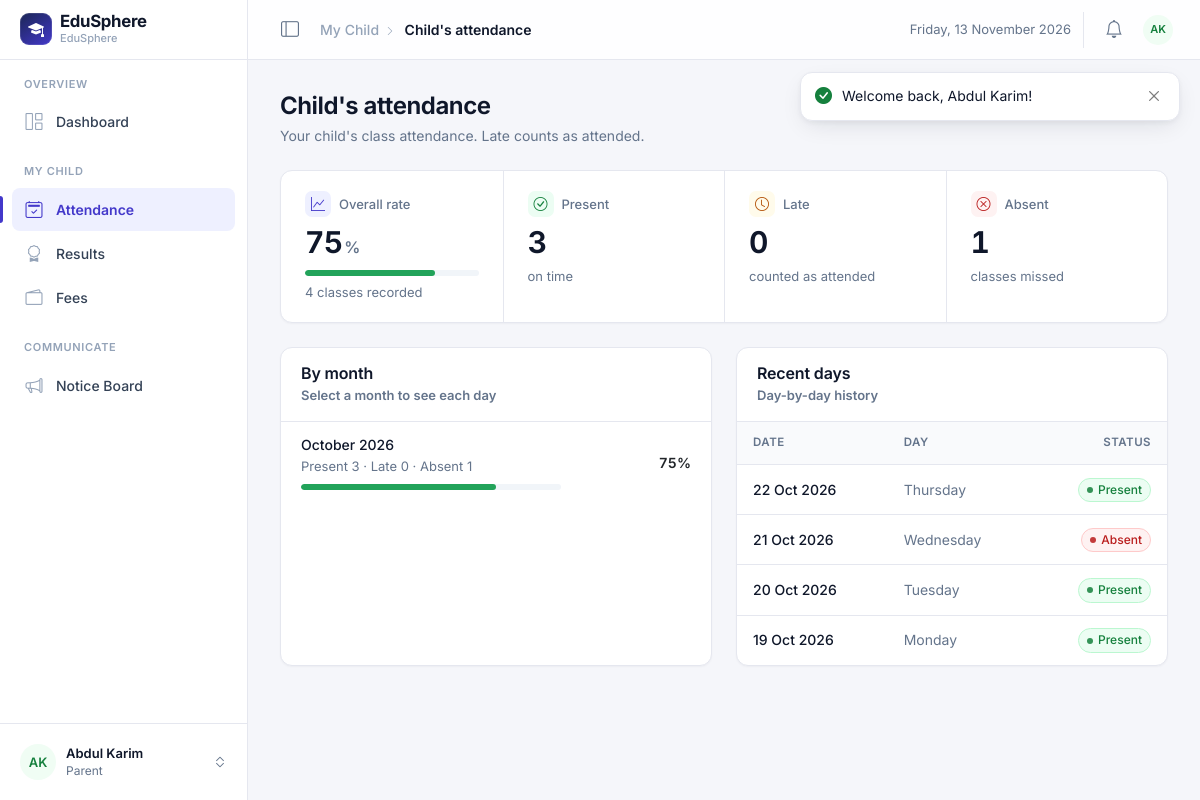
Page /attendance/my.php (signed in) on the committed database.
### tables this page shows
CREATE TABLE attendance (
    id         INT AUTO_INCREMENT PRIMARY KEY,
    student_id INT NOT NULL,
    batch_id   INT NOT NULL,
    att_date   DATE NOT NULL,
    status     ENUM('Present','Absent','Late') NOT NULL,
    marked_by  INT NULL,                                 
    UNIQUE KEY uq_att (student_id, att_date),
    FOREIGN KEY (student_id) REFERENCES students(id) ON DELETE CASCADE,
    FOREIGN KEY (batch_id)   REFERENCES batches(id)  ON DELETE CASCADE,
    FOREIGN KEY (marked_by)  REFERENCES users(id)    ON DELETE SET NULL
);

### attendance/my.php (the view, shortened to what this page needs)
<?php
require_once __DIR__ . '/../includes/functions.php';
$sid = my_student_id();
$month = $_GET['month'] ?? '';
$overall = attendance_summary($sid);
$st = $pdo->prepare(
    "SELECT SUBSTR(att_date, 1, 7) AS ym,
            SUM(status = 'Present') AS present, SUM(status = 'Late') AS late,
            SUM(status = 'Absent') AS absent, COUNT(*) AS total
       FROM attendance WHERE student_id = ? GROUP BY ym ORDER BY ym DESC"
);
$st->execute([$sid]);
$monthly = $st->fetchAll();
$sql = 'SELECT att_date, status FROM attendance WHERE student_id = ?';
$params = [$sid];
$st = $pdo->prepare($sql . ' ORDER BY att_date DESC LIMIT 100');
$st->execute($params);
$history = $st->fetchAll();
require __DIR__ . '/../includes/header.php';
$att_cls = $overall['percent'] >= 75 ? 'is-success' : ($overall['percent'] >= 50 ? 'is-warning' : 'is-danger');
?>
<?php page_head($page_title, role() === 'parent' ? 'Your child\'s class attendance. Late counts as attended.' : 'Your class attendance. Late counts as attended.'); ?>
<section class="kpi-strip" aria-label="Attendance summary">
    <div class="kpi">
        <div class="kpi-label"><span class="kpi-icon is-primary"><i class="bi bi-graph-up"></i></span> Overall rate</div>
        <div class="kpi-value"><?= $overall['total'] ? $overall['percent'] . '<span class="unit">%</span>' : '—' ?></div>
        <?php if ($overall['total']): ?><div class="meter <?= $att_cls ?>"><span style="width:<?= min(100, $overall['percent']) ?>%"></span></div><?php endif; ?>
        <div class="kpi-meta"><?= $overall['total'] ?> classes recorded</div>
    </div>
    <div class="kpi">
        <div class="kpi-label"><span class="kpi-icon is-success"><i class="bi bi-check-circle"></i></span> Present</div>
        <div class="kpi-value"><?= $overall['present'] ?></div>
        <div class="kpi-meta">on time</div>
    </div>
    <div class="kpi">
        <div class="kpi-label"><span class="kpi-icon is-warning"><i class="bi bi-clock"></i></span> Late</div>
        <div class="kpi-value"><?= $overall['late'] ?></div>
        <div class="kpi-meta">counted as attended</div>
    </div>
    <div class="kpi">
        <div class="kpi-label"><span class="kpi-icon is-danger"><i class="bi bi-x-circle"></i></span> Absent</div>
        <div class="kpi-value"><?= $overall['absent'] ?></div>
        <div class="kpi-meta">classes missed</div>
    </div>
</section>
<div class="row g-4">
    <div class="col-lg-6">
        <div class="card h-100">
            <div class="card-header"><div><h2 class="section-title">By month</h2><p class="section-sub">Select a month to see each day</p></div></div>
            <?php if ($monthly): ?>
                <div class="list-rows">
                    <?php foreach ($monthly as $m): $pct = round(($m['present'] + $m['late']) / $m['total'] * 100, 1); ?>
                        <a class="list-row <?= $month === $m['ym'] ? 'bg-body-tertiary' : '' ?>" href="?month=<?= e($m['ym']) ?>">
                            <div class="list-row-main">
                                <div class="list-row-title"><?= date('F Y', strtotime($m['ym'] . '-01')) ?></div>
                                <div class="list-row-sub">Present <?= (int)$m['present'] ?> · Late <?= (int)$m['late'] ?> · Absent <?= (int)$m['absent'] ?></div>
                                <div class="meter mt-2 <?= $pct >= 75 ? 'is-success' : ($pct >= 50 ? 'is-warning' : 'is-danger') ?>" style="max-width:260px"><span style="width:<?= $pct ?>%"></span></div>
                            </div>
                            <div class="list-row-end fw-semibold text-dark tabular"><?= $pct ?>%</div>
                        </a>
                    <?php endforeach; ?>
                </div>
            <?php else: ?>
                <?= empty_state('calendar2', 'No attendance recorded yet', 'Records appear after the first class.') ?>
            <?php endif; ?>
        </div>
    </div>
    <div class="col-lg-6">
        <div class="card h-100">
            <div class="card-header">
                <div><h2 class="section-title"><?= $month ? date('F Y', strtotime($month . '-01')) : 'Recent days' ?></h2><p class="section-sub">Day-by-day history</p></div>
            </div>
            <div class="table-responsive">
                <table class="table">
                    <thead><tr><th>Date</th><th>Day</th><th class="text-end">Status</th></tr></thead>
                    <tbody>
                    <?php foreach ($history as $h): ?>
                        <tr><td class="cell-main"><?= fmt_date($h['att_date']) ?></td><td class="text-muted"><?= date('l', strtotime($h['att_date'])) ?></td><td class="text-end"><?= status_badge($h['status']) ?></td></tr>
                    <?php endforeach; ?>
                    </tbody>
                </table>
            </div>
        </div>
    </div>
</div>
<?php require __DIR__ . '/../includes/footer.php'; ?>

### includes/functions.php (shortened to what this page needs)
<?php
require_once __DIR__ . '/db.php';
function e($value): string
{
    return htmlspecialchars((string)($value ?? ''), ENT_QUOTES, 'UTF-8');
}
function show_flash(): void
{
    $icons = ['success' => 'check-circle-fill', 'danger' => 'exclamation-octagon-fill',
              'warning' => 'exclamation-triangle-fill', 'info' => 'info-circle-fill'];
    echo '<div class="toast-stack" aria-live="polite">';
    foreach ($_SESSION['flash'] as $f) {
        $type = isset($icons[$f['type']]) ? $f['type'] : 'info';
        echo '<div class="es-toast is-' . $type . '" role="' . ($type === 'danger' ? 'alert' : 'status') . '" data-autohide="'
            . (in_array($type, ['success', 'info'], true) ? '1' : '0') . '">'
            . '<i class="bi bi-' . $icons[$type] . '"></i>'
            . '<div class="es-toast-msg">' . e($f['msg']) . '</div>'
            . '<button type="button" class="btn-close" aria-label="Close"></button></div>';
    }
    echo '</div>';
}
function page_head(string $title, string $sub = '', string $actions = '', ?array $back = null): void
{
    echo '<div class="page-head"><div><h1>' . e($title) . '</h1>';
    if ($sub !== '') echo '<p class="page-sub">' . $sub . '</p>';
    echo '</div>';
    echo '</div>';
}
function initials(string $name): string
{
    $parts = preg_split('/\s+/', trim($name)) ?: [];
    $out = '';
    foreach (array_slice($parts, 0, 2) as $p) {
        $out .= mb_strtoupper(mb_substr($p, 0, 1));
    }
    return $out ?: '?';
}
function avatar(string $name, ?string $photo = null, string $size = ''): string
{
    $cls = 'avatar' . ($size ? ' avatar-' . $size : '');
    $tone = (abs(crc32($name)) % 5) + 1;
    return '<span class="' . $cls . ' tone-' . $tone . '" aria-hidden="true">' . e(initials($name)) . '</span>';
}
function fmt_date($date): string
{
    return $date ? date('d M Y', strtotime($date)) : '-';
}
function user_id(): int
{
    return (int)($_SESSION['user']['id'] ?? 0);
}
function role(): string
{
    return $_SESSION['user']['role'] ?? '';
}
function my_student_id(): int
{
    global $pdo;
    static $id = null;
    if ($id === null) {
        if (role() === 'student') {
            $st = $pdo->prepare('SELECT id FROM students WHERE user_id = ?');
        } elseif (role() === 'parent') {
            $st = $pdo->prepare('SELECT student_id FROM parents WHERE user_id = ?');
        } else {
            return $id = 0;
        }
        $st->execute([user_id()]);
        $id = (int)$st->fetchColumn();
    }
    return $id;
}
function attendance_summary(int $student_id, ?string $from = null, ?string $to = null): array
{
    global $pdo;
    $sql = "SELECT
                SUM(status = 'Present') AS present,
                SUM(status = 'Absent')  AS absent,
                SUM(status = 'Late')    AS late,
                COUNT(*)                AS total
            FROM attendance WHERE student_id = ?";
    $params = [$student_id];
    $st = $pdo->prepare($sql);
    $st->execute($params);
    $r = $st->fetch();
    $total = (int)$r['total'];
    $attended = (int)$r['present'] + (int)$r['late'];
    return [
        'present' => (int)$r['present'],
        'absent'  => (int)$r['absent'],
        'late'    => (int)$r['late'],
        'total'   => $total,
        'percent' => $total ? round($attended / $total * 100, 1) : 0,
    ];
}
function status_badge(string $status): string
{
    $map = [
        'Present' => 'success', 'Absent' => 'danger', 'Late' => 'warning',
        'Paid' => 'success', 'Partial' => 'warning', 'Unpaid' => 'danger',
        'active' => 'success', 'inactive' => 'secondary',
    ];
    $c = $map[$status] ?? 'secondary';
    return '<span class="badge dot text-bg-' . $c . '">' . e(ucfirst($status)) . '</span>';
}

### rows in the picture
attendance: att_date "22 Oct 2026", att_date "Thursday", status "Present"
attendance: att_date "21 Oct 2026", att_date "Wednesday", status "Absent"
attendance: att_date "20 Oct 2026", att_date "Tuesday", status "Present"
attendance: att_date "19 Oct 2026", att_date "Monday", status "Present"

### other values in the picture
$f['msg'] "Welcome back, Abdul Karim!"
APP_NAME "EduSphere"
INSTITUTE_NAME "EduSphere"
$group "OVERVIEW"
$label "Dashboard"
$group "MY CHILD"
$label "Attendance"
$label "Results"
$label "Fees"
$group "COMMUNICATE"
$label "Notice Board"
initials($name) "AK AK"
$me['name'] "Abdul Karim"
role_label(role()) "Parent"
$active_group "My Child"
